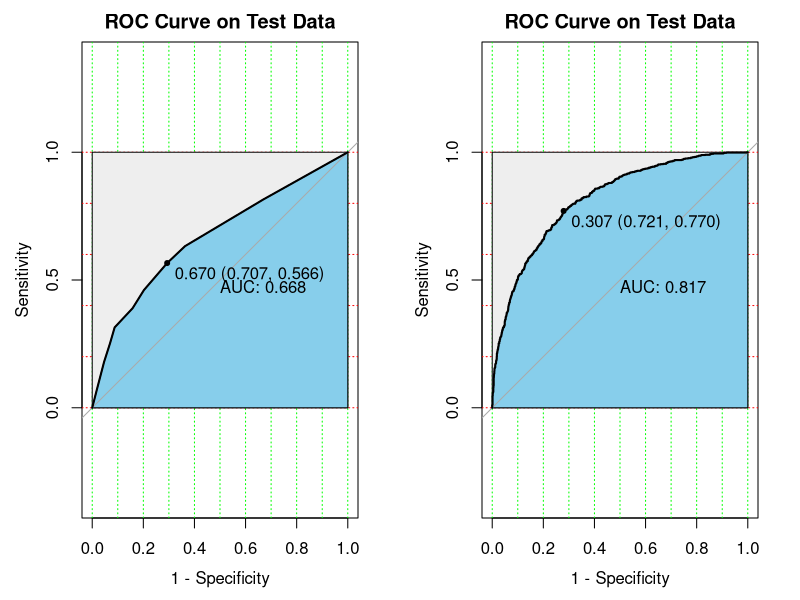
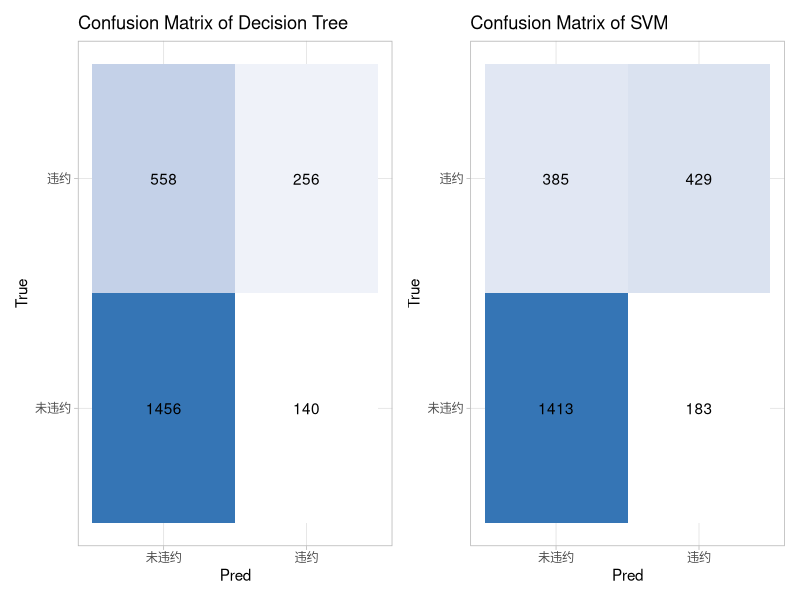

Here is the R script that generated these plots, in order:
## ---- chunk 1
knitr::opts_chunk$set(echo = TRUE)
options(tinytex.verbose = TRUE)
## ---- chunk 2
library(ggplot2) # plot beautiful graphs
library(rpart) # decision tree
library(e1071) # svm
library(pROC) # draw ROC curve
library(patchwork) # merge two ggplots
## ---- chunk 3
show_roc <- function(true, pred, train_or_test){
  roc_curve <- roc(true, pred)
  plot(roc_curve, print.auc = TRUE, auc.polygon = TRUE, legacy.axes = TRUE,
       grid = c(0.1, 0.2), grid.col = c('green', 'red'), max.auc.polygon = TRUE,
       auc.polygon.col = 'skyblue', print.thres = TRUE, main = paste0('ROC Curve on ',
          ifelse(train_or_test == 'train', 'Training', 'Test'), ' Data'))
}
## ---- chunk 4
show_cm <- function(df, modelname){
  df$pred <- df[, 2]
  out <- ggplot(df, aes(pred, true_class, fill = Freq)) +
    geom_tile() + geom_text(aes(label = Freq)) + 
    scale_fill_gradient(low = 'white', high = '#3575b5') +
    labs(x = 'Pred', y = 'True', title = paste('Confusion Matrix of', modelname),
         fill = '是否违约') + guides(fill = 'none') + theme_light()
  return (out)
}
## ---- chunk 5
data <- read.csv('simudata.csv')
## ---- chunk 6
data$black <- factor(data$black, levels = c(0, 1), labels = c('未违约', '违约'))
## ---- chunk 7
set.seed(1234)
idx_train <- sample(1:nrow(data), 0.7 * nrow(data))
data_train <- data[idx_train, ]
data_test <- data[-idx_train, ]
## ---- chunk 8
fit_rpart <- rpart(black ~ ., data_train)
## ---- chunk 9
fit_svm <- svm(black ~ ., data_train, probability = TRUE)
## ---- chunk 10
pred_rpart_prob <- predict(fit_rpart, data_test, type = 'prob')
pred_svm_prob <- attr(predict(fit_svm, data_test, probability = TRUE), 'probabilities')
## ---- chunk 11
pred_rpart_class <- predict(fit_rpart, data_test, type = 'class')
pred_svm_class <- predict(fit_svm, data_test)
## ---- chunk 12
par(mfrow=c(1,2))
show_roc(data_test$black, pred_rpart_prob[, 1], 'test')
show_roc(data_test$black, pred_svm_prob[, 1], 'test')
## ---- chunk 13
true_class <- data_test$black
pred_rpart <- table(true_class, pred_rpart_class)
pred_svm <- table(true_class, pred_svm_class)
acc_rpart <- sum(diag(pred_rpart)) / nrow(data_test)
acc_svm <- sum(diag(pred_svm)) / nrow(data_test)
print(paste0('决策树的准确率为：', round(acc_rpart * 100, 2), '%'))
print(paste0('SVM的准确率为：', round(acc_svm * 100, 2), '%'))
## ---- chunk 14
p1 <- show_cm(data.frame(pred_rpart), 'Decision Tree')
p2 <- show_cm(data.frame(pred_svm), 'SVM')
p1 + p2
